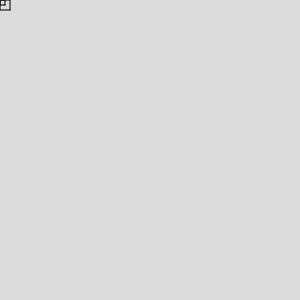
Frame 1 (no input)
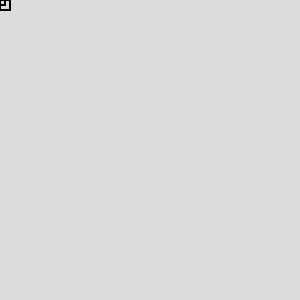
Frame 60 (no input)
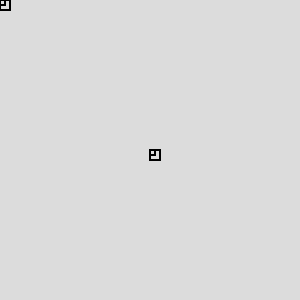
Frame 120 (the mouse pressed at the canvas centre since frame 60)

The p5.js sketch that drew these frames (run headless with seeded random() and noise() and a simulated clock; from frame 60 on, the mouse is pressed at the canvas centre):

// p5.js sketch
// ── sketch.js
function setup() {
createCanvas(300, 300);
background(220);
}

function draw() {
  AAA(mouseX,mouseY,10)
  AAA(mouseY,mouseX,5)
}

function AAA(sx,sy,w) {
  line(sx,sy,sx+w,sy);
  line(sx,sy,sx,sy+w);
  line(sx+w,sy,sx+w,sy+w);
  line(sx,sy+w,sx+w,sy+w);
}
